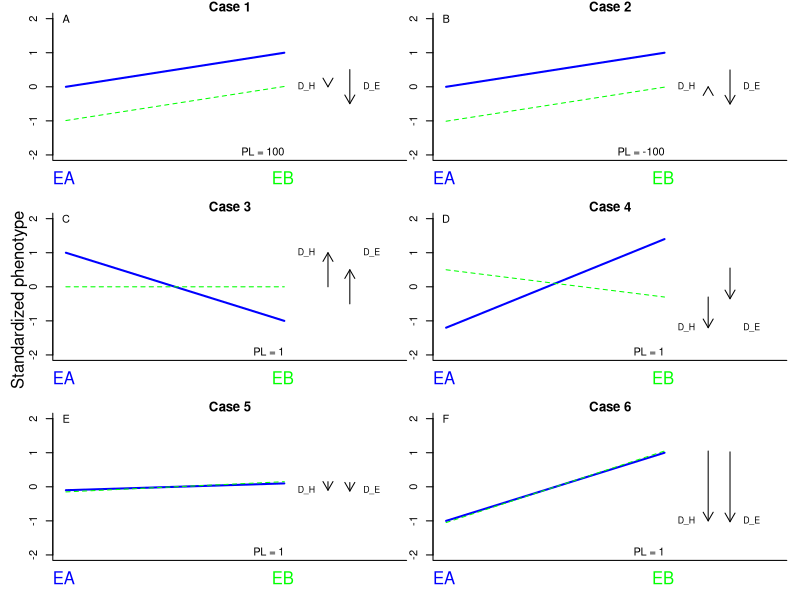

R code for this plot:
## ---- chunk 1
knitr::opts_chunk$set(echo = TRUE)
## ---- chunk 2
makeplot <- function(a, letr, main){
   plot(0:1, c(a[1:2]), ylim=c(-2,2), 
        xaxt ="n", type="l", col="blue", xlab="", 
        ylab="Stnd. phenotype", bty="l", 
        main=main, lwd=2, xlim=c(0,1.5))
  mtext("EA", side=1, line=1, adj=0, col="blue")
  points(0:1, c(a[3:4]),  type="l", col="green", xlab="", lwd=1, lty=2)
  mtext("EB", side=1, line=1, adj=0.66, col="green")

  D_H <- a[1] - a[4]
  (D_EA <- a[1]-a[2])
  (D_EB <- a[3]-a[4])
  (D_E <- mean(c(D_EA, D_EB)))
  
  text(1.1,a[1],"D_H", cex=0.8)
  arrows(1.2,a[4], 1.2, a[1], length=0.1)
  
  text(1.4, a[1], "D_E", cex=0.8)
  arrows(1.3, mean(c(a[2], a[4])), 
         1.3, mean(c(a[2], a[4]))+D_E, 
         length=0.1)

  PL <- D_E/D_H
  text(1,-1.9,paste("PL =",PL),adj=1)
  
  text(0,2, letr)
  return(data.frame(D_H=D_H, D_EA = D_EA,
                    D_EB=D_EB,D_E=D_E, PL=PL))
}
## ---- chunk 3

# Case 1
case1 <- rep(NA, 4)
names(case1) <- c("PAEA", "PAEB", "PBEA", "PBEB")
a <- 0
case1[1:4] <- c(a,a+1,a-1+0.01,a+0.01)
case1


# Case 2
case2 <- rep(NA, 4)
names(case2) <- names(case1)
a <- 0
case2[1:4] <- c(a,a+1,a-1-0.01,a-0.01)
case2

## ---- chunk 4
case3 <- rep(NA, 4)
names(case3) <- names(case1)
case3[1:4] <- c(1,-1,0,0)

case4 <- rep(NA, 4)
names(case4) <- names(case1)
case4[1:4] <- c(-1.2, +1.4, +0.5,  -0.3)
## ---- chunk 5
case5 <- rep(NA, 4)
names(case5) <- names(case1)
case6 <- case5

case5[1:4] <- c(-0.1, 0.1, -0.15, 0.15)
case6[1:4] <- c(-1, 1, -1.05, 1.05)
## ---- chunk 6

final_1 <- rbind(case1, case2, case3, case4, case5, case6)

# Make plot
#pdf("")
par(mfrow=c(3,2), mar=c(3,1,1,1), oma=c(0,3,0,0))
a <- makeplot(case1, "A", "Case 1")
b <- makeplot(case2, "B", "Case 2")
c <- makeplot(case3, "C", "Case 3")
d <- makeplot(case4, "D", "Case 4")
e <- makeplot(case5, "E", "Case 5")
f <- makeplot(case6, "F", "Case 6")
mtext("Standardized phenotype", side=2, 
      outer=TRUE, line=1)
#dev.off()

final_2 <- rbind(a,b,c,d,e, f)

(final <- cbind(final_1, final_2))
